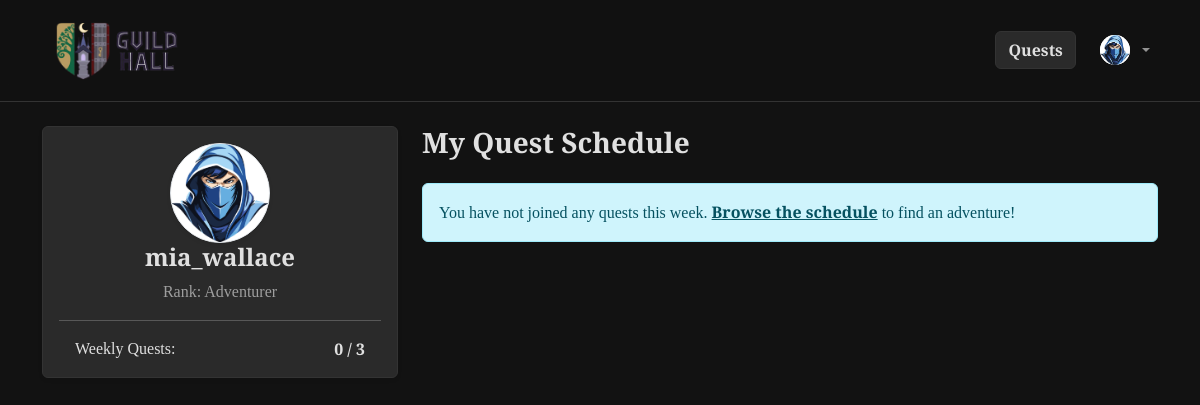
Page /profile (signed in) on the earlier database version.
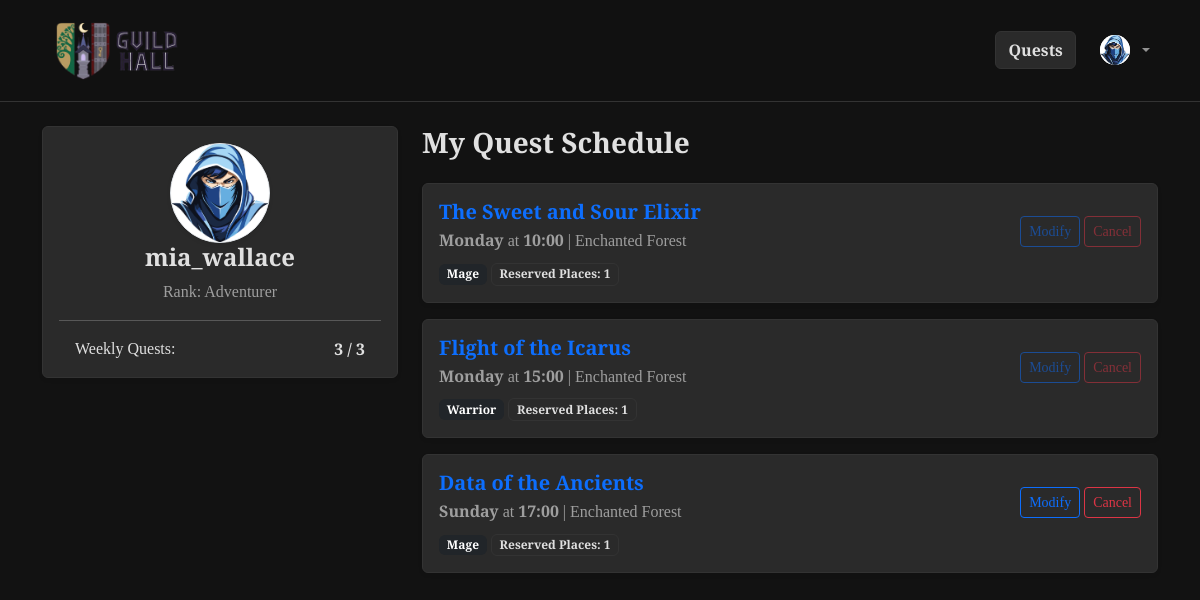
Same page on the later database version.
### tables this page shows
CREATE TABLE "users" (
	"UId"	INTEGER,
	"username"	TEXT NOT NULL UNIQUE,
	"password_hash"	TEXT NOT NULL,
	"role"	TEXT NOT NULL,
	"avatar_filename"	TEXT,
	PRIMARY KEY("UId" AUTOINCREMENT)
);

CREATE TABLE "participations" (
	"PId"	INTEGER,
	"SId"	INTEGER NOT NULL,
	"UId"	INTEGER NOT NULL,
	"party_role"	TEXT NOT NULL,
	"places_reserved"	INTEGER NOT NULL,
	PRIMARY KEY("PId" AUTOINCREMENT),
	FOREIGN KEY("SId") REFERENCES "sessions"("SId"),
	FOREIGN KEY("UId") REFERENCES "users"("UId")
);

CREATE TABLE "quests" (
	"QId"	INTEGER,
	"title"	TEXT NOT NULL,
	"duration"	INTEGER NOT NULL,
	"quest_type"	TEXT NOT NULL,
	"difficulty"	TEXT NOT NULL,
	"description"	TEXT,
	"image_filename"	TEXT,
	PRIMARY KEY("QId" AUTOINCREMENT)
);

### app.py (the view)
@app.route('/profile')
@login_required
def profile():
    if current_user.role != AD:
        flash("Guild Masters have a different dashboard.", "info")
        return redirect(url_for('index')) # We will point this to GM Dashboard later
    raw_participations = db.get_user_participations(current_user.UId)
    participations = []
    total_places = 0
    for row in raw_participations:
        part_dict = dict(row)
        part_dict['is_modifiable'] = util.can_modify_session(
            row['day'], row['start_time'], SIMULATED_DAY, SIMULATED_TIME
        )
        total_places += row['places_reserved']
        participations.append(part_dict)
    return render_template('adventurer_profile.html', participations=participations, total_places = total_places)

### app.py (called while the page is built)
@login_manager.user_loader
def load_user(user_id):
    return db.get_user_by_id(user_id)

### db.py (called while the page is built)
def get_db_connection():
    conn = sqlite3.connect('database.db')
    conn.row_factory = sqlite3.Row
    return conn

def get_user_by_id(uid):
    conn = get_db_connection()
    cursor = conn.cursor()
    query = 'SELECT * FROM users WHERE UId = ?'
    cursor.execute(query, (uid,))
    user_row = cursor.fetchone()
    conn.close()
    if user_row:
        return User(id=user_row['UId'],
                    username=user_row['username'],
                    role=user_row['role'],
                    avatar_filename=user_row['avatar_filename'])
    return None

def get_user_participations(user_id):
    conn = get_db_connection()
    query = '''
        SELECT p.PId as participation_id, p.party_role, p.places_reserved,
               s.SId as session_id, s.day, s.start_time, s.location,
               q.title, q.duration, q.quest_type
        FROM participations p
        JOIN sessions s ON p.SId = s.SId
        JOIN quests q ON s.QId = q.QId
        WHERE p.UId = ?
        ORDER BY
        CASE s.day
            WHEN 'Monday' THEN 1
            WHEN 'Tuesday' THEN 2
            WHEN 'Wednesday' THEN 3
            WHEN 'Thursday' THEN 4
            WHEN 'Friday' THEN 5
            WHEN 'Saturday' THEN 6
            WHEN 'Sunday' THEN 7
        END, s.start_time ASC
    '''
    participations = conn.execute(query, (user_id,)).fetchall()
    conn.close()
    return participations

### util.py (called while the page is built)
def get_total_hours(day_str, time_str):
    days = {
        "Monday": 0, "Tuesday": 1, "Wednesday": 2, "Thursday": 3,
        "Friday": 4, "Saturday": 5, "Sunday": 6
    }
    hours, minutes = map(int, time_str.split(':'))
    return (days[day_str] * 24) + hours + (minutes / 60.0)

def can_modify_session(session_day, session_time, current_day, current_time):
    session_total = get_total_hours(session_day, session_time)
    current_total = get_total_hours(current_day, current_time)
    return (session_total - current_total) > 8

### templates/adventurer_profile.html (shortened to what this page needs)
{% extends 'base.html' %}
{% block content %}
<div class="row">
    <div class="col-md-4 mb-4">
        <div class="card shadow-sm">
            <div class="card-body text-center">
                {% if current_user.avatar_filename %}
                        <img src="{{ url_for('static', filename='images/avatars/' + current_user.avatar_filename) }}" alt="Avatar" class="rounded-circle mb-3 avatar">
                    {% else %}
                        <img src="{{ url_for('static', filename='images/avatars/davatar.jpg') }}" alt="Default Avatar" class="rounded-circle shadow-sm border avatar">
                    {% endif %}
                <h4 class="card-title">{{ current_user.username }}</h4>
                <p class="text-muted mb-1">Rank: Adventurer</p>
                <hr>
                <div class="d-flex justify-content-between px-3">
                    <span>Weekly Quests:</span>
                    <strong>{{ total_places }} / 3</strong>
                </div>
            </div>
        </div>
    </div>
    <div class="col-md-8">
        <h3 class="mb-4">My Quest Schedule</h3>
        {% if participations %}
            <div class="row row-cols-1 g-3">
                {% for p in participations %}
                    <div class="col">
                        <div class="card shadow-sm border-start border-4 {% if p.is_modifiable %}border-success{% else %}border-secondary{% endif %}">
                            <div class="card-body">
                                <div class="d-flex justify-content-between align-items-start">
                                    <div>
                                        <h5 class="card-title mb-1">
                                            <a href="{{ url_for('session_detail', session_id=p.session_id) }}" class="text-decoration-none text-primary">
                                                {{ p.title }}
                                            </a>
                                        </h5>
                                        <p class="text-muted mb-2">
                                            <strong>{{ p.day }}</strong> at <strong>{{ p.start_time }}</strong> | {{ p.location }}
                                        </p>
                                        <div class="mt-2">
                                            <span class="badge bg-dark">{{ p.party_role }}</span>
                                            <span class="badge bg-light text-dark border">Reserved Places: {{ p.places_reserved }}</span>
                                        </div>
                                    </div>
                                    <div class="text-end mt-3">
                                        {% if p.is_modifiable %}
                                            <button type="button" class="btn btn-outline-primary btn-sm ms-1" data-bs-toggle="modal" data-bs-target="#manageParticipationModal{{ p.participation_id }}">
                                                Modify
                                            </button>
                                            <form action="{{ url_for('cancel_booking', participation_id=p.participation_id) }}" method="POST" class="d-inline" onsubmit="return confirm('Are you sure you want to cancel your place in this quest?');">
                                                <button type="submit" class="btn btn-outline-danger btn-sm">Cancel</button>
                                            </form>
                                            {% else %}
                                                <span class="d-inline-block" title="This session starts in less than 8 hours and can no longer be modified or cancelled.">
                                                <button type="button" class="btn btn-outline-primary btn-sm ms-1" id="disabled-btn" disabled>
                                                    Modify
                                                </button>
                                                <button type="button" class="btn btn-outline-danger btn-sm" id="disabled-btn" disabled>
                                                    Cancel
                                                </button>
                                            </span>
                                        {% endif %}
                                    </div>
                                </div>
                            </div>
                        </div>
                    </div>
                {% endfor %}
            </div>
        {% else %}
            <div class="alert alert-info">
                You have not joined any quests this week. <a href="{{ url_for('index') }}" class="alert-link">Browse the schedule</a> to find an adventure!
            </div>
        {% endif %}
    </div>
</div>
{% endblock %}

### templates/base.html (shortened to what this page needs)
<!DOCTYPE html>
<html lang="en">
<head>
    <link href="https://cdn.jsdelivr.net/npm/bootstrap@5.3.0/dist/css/bootstrap.min.css" rel="stylesheet">
    <link rel="stylesheet" href="{{ url_for('static', filename='css/style.css') }}">
</head>
<body {% block scrollspy %}{% endblock %}>
    <header>
        {% set is_home = request.endpoint == 'index' %}
        <nav id="{{ 'homeNavbar' if is_home else 'genNavbar' }}"
             class="navbar navbar-expand-lg navbar-dark {{ 'fixed-top navbar-transparent' if is_home else 'sticky-top glass-nav' }}">
            <div class="container">
                <a class="navbar-brand" href="{{ url_for('index') }}">
                    <img src="{{ url_for('static', filename='images/logo.png') }}" alt="Guild Logo" id="logo" class="d-inline-block align-text-top me-2">
                </a>
                <div class="collapse navbar-collapse justify-content-end" id="mobileMenu">
                    <ul class="navbar-nav align-items-lg-center">
                        <li class="nav-item me-lg-3 mb-2 mb-lg-0 {% if current_user.is_authenticated %}d-none d-lg-block{% endif %}">
                            <a class="btn btn-info w-100 text-dark fw-bold" href="{{ url_for('all_quests') }}">Quests</a>
                        </li>
                        {% if current_user.is_authenticated %}
                            <li class="nav-item dropdown d-none d-lg-block">
                                <a class="nav-link dropdown-toggle d-flex align-items-center justify-content-center" href="#" id="userDropdown" role="button" data-bs-toggle="dropdown" aria-expanded="false">
                                    {% if current_user.avatar_filename %}
                                        <img src="{{ url_for('static', filename='images/avatars/' + current_user.avatar_filename) }}" class="rounded-circle me-2 avatar-desktop">
                                    {% else %}
                                        <img src="{{ url_for('static', filename='images/avatars/davatar.jpg') }}" class="rounded-circle me-2 avatar-desktop avatar-default">
                                    {% endif %}
                                </a>
                            </li>
                        {% endif %}
                    </ul>
                </div>
            </div>
        </nav>
    </header>
    <main class="container my-4">
        {% block content %}{% endblock %}
    </main>
</body>
</html>

### static/css/style.css (style rules this page uses)
:root { --bg-obsidian: #121212; --surface-parchment: #2A2A2A; --text-primary: #E0E0E0; --text-muted: #9E9E9E; --accent-magic: #39FF14; --role-warrior: #dc7e14; --role-mage: #00b0ff; --role-healer: #92c850; --border-dim: #333333; }
body { background-color: var(--bg-obsidian); color: var(--text-primary); font-family: 'EB Garamond', serif; }
h1, h2, h3, h4, h5, h6, .navbar-brand { font-family: 'Cinzel', serif; font-weight: 600; color: var(--text-primary); }
p { font-size: 1rem; font-weight: 400; }
.card, .bg-light, .bg-white { background-color: var(--surface-parchment) !important; border: 1px solid var(--border-dim) !important; color: var(--text-primary) !important; }
.text-muted { color: var(--text-muted) !important; }
.btn:disabled, .btn.disabled, button[disabled] { opacity: 0.5; cursor: not-allowed !important; box-shadow: none !important; pointer-events: all; pointer-events: none; }
.badge { color: white; }
.avatar { width: 100px; height: 100px; object-fit: cover; background-color: #e9ecef; }
.navbar-brand { padding-top: 0; padding-bottom: 0; }
#logo { max-width: 150px; }
.glass-nav { background-color: rgba(18, 18, 18, 0.95) !important; backdrop-filter: blur(10px); -webkit-backdrop-filter: blur(10px); border-bottom: 1px solid var(--border-dim); z-index: 10000; }
.navbar .btn-info { background-color: var(--surface-parchment); color: var(--text-primary) !important; border: 1px solid var(--border-dim); transition: all 0.3s ease; }
.avatar-desktop { width: 30px; height: 30px; object-fit: cover; }
.avatar-default { background-color: #fff; }
.card-title { white-space: nowrap; overflow: hidden; text-overflow: ellipsis; }

Differences in the rows shown:
added participations: title "The Sweet and Sour Elixir", day "Monday", start_time "10:00", location "Enchanted Forest", party_role "Mage", places_reserved "1", shows "Modify"
added participations: title "Flight of the Icarus", day "Monday", start_time "15:00", location "Enchanted Forest", party_role "Warrior", places_reserved "1", shows "Modify"
added participations: title "Data of the Ancients", day "Sunday", start_time "17:00", location "Enchanted Forest", party_role "Mage", places_reserved "1"
Other differences:
{{ total_places }}: "0" → "3"
text no longer shown: "You have not joined any quests this week. Browse the schedule to find an adventure!"
